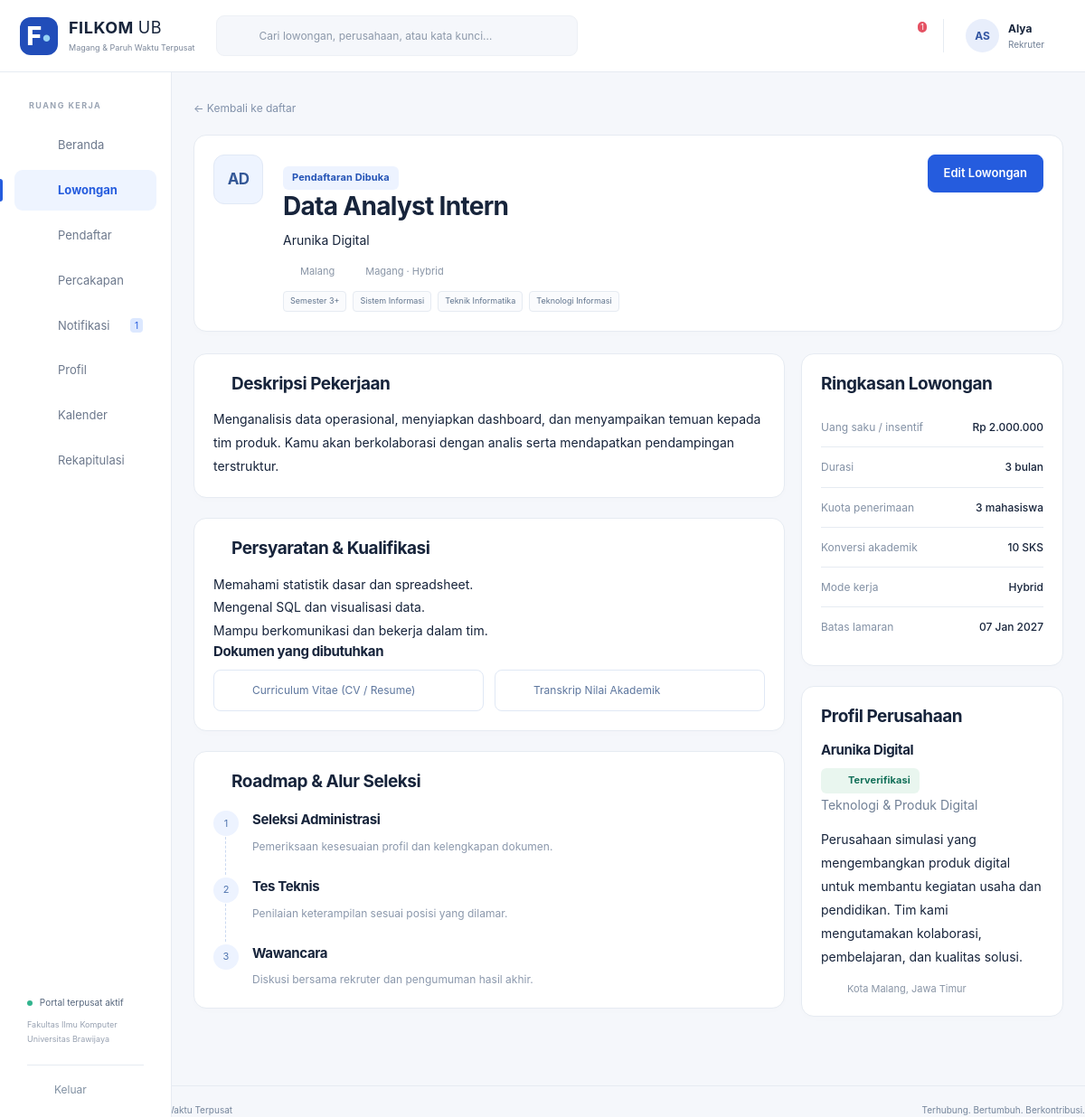
Page /index.php?r=lowongan/detail&id=1 (signed in) on the committed database.
### tables this page shows
CREATE TABLE AKUN (
 idAkun INT AUTO_INCREMENT PRIMARY KEY, username VARCHAR(100) NOT NULL UNIQUE, email VARCHAR(100) NOT NULL UNIQUE,
 passwordHash VARCHAR(255) NOT NULL, namaPengguna VARCHAR(100) NOT NULL,
 role ENUM('Mahasiswa','Rekruter','Admin') NOT NULL, aktif TINYINT(1) NOT NULL DEFAULT 1,
 idMahasiswa INT NULL UNIQUE,idPerusahaan INT NULL,
 FOREIGN KEY(idMahasiswa) REFERENCES MAHASISWA(idMahasiswa), FOREIGN KEY(idPerusahaan) REFERENCES PERUSAHAAN(idPerusahaan),
 CONSTRAINT CK_AKUN_ROLE CHECK ((role='Mahasiswa' AND idMahasiswa IS NOT NULL AND idPerusahaan IS NULL) OR (role='Rekruter' AND idPerusahaan IS NOT NULL AND idMahasiswa IS NULL) OR (role='Admin' AND idMahasiswa IS NULL AND idPerusahaan IS NULL))
);

CREATE TABLE LOWONGAN (
 idLowongan INT AUTO_INCREMENT PRIMARY KEY,namaLowongan VARCHAR(100) NOT NULL,jenisPekerjaan VARCHAR(50) NOT NULL,
 modeKerja VARCHAR(50) NOT NULL,lokasiPenempatan VARCHAR(100) NOT NULL,tingkatSemesterMinimal INT NOT NULL,
 targetJurusan TEXT NOT NULL,deskripsi TEXT NOT NULL,dokumenPersyaratan TEXT NOT NULL,
 statusLowongan VARCHAR(20) NOT NULL DEFAULT 'Draf',tanggalDibuat DATETIME NOT NULL DEFAULT CURRENT_TIMESTAMP,idPerusahaan INT NOT NULL,
 batasLamaran DATE NULL,kuota INT NOT NULL DEFAULT 1,durasiBulan INT NOT NULL DEFAULT 3,
 uangSaku DECIMAL(12,0) NOT NULL DEFAULT 0,konversiSKS INT NOT NULL DEFAULT 0,kualifikasi TEXT,dihapusPada DATETIME NULL,
 FOREIGN KEY(idPerusahaan) REFERENCES PERUSAHAAN(idPerusahaan), INDEX IDX_LOWONGAN_STATUS(statusLowongan,idPerusahaan)
);

CREATE TABLE PERUSAHAAN (
 idPerusahaan INT AUTO_INCREMENT PRIMARY KEY, namaPerusahaan VARCHAR(100) NOT NULL,
 alamat TEXT NOT NULL, emailPerusahaan VARCHAR(100) NOT NULL UNIQUE,
 statusVerifikasi VARCHAR(20) NOT NULL DEFAULT 'Menunggu', bidangUsaha VARCHAR(100) NOT NULL DEFAULT '',
 kontak VARCHAR(30) NOT NULL DEFAULT '', deskripsi TEXT, website VARCHAR(250) NOT NULL DEFAULT '',
 catatanVerifikasi TEXT, dihapusPada DATETIME NULL, dibuatPada DATETIME NOT NULL DEFAULT CURRENT_TIMESTAMP
);

### app/Core/View.php (called while the page is built, shortened)
<?php
final class View  {
    public static function render(string $template,array $viewData=[]):void {
        extract($viewData,EXTR_SKIP);
        $currentUser=Auth::user();
        $unread=$currentUser?Notifikasi::belumDibaca((int)$currentUser['idAkun']):0;
        require ROOT.'/app/Views/layout/header.php';
        require ROOT.'/app/Views/'.$template.'.php';
        require ROOT.'/app/Views/layout/footer.php';
    }
}

### app/Boundaries/DetailLowonganPage.php (called while the page is built, shortened)
<?php
final class DetailLowonganPage  {
    public static function bukaDetailLowongan(int $idLowongan):void {
        (new LowonganController())->getDetailLowongan($idLowongan);
    }
    public static function tampilkanDetail(Lowongan $lowongan,string $pesan):void {
        View::render('lowongan/detail',['title'=>$lowongan['namaLowongan'],'lowongan'=>$lowongan,'pesan'=>$pesan,'lamaranSaya'=>Auth::user()['role']==='Mahasiswa'?Database::one("SELECT idLamaran FROM LAMARAN WHERE idMahasiswa=? AND idLowongan=? AND statusLamaran<>'Draf'",[Auth::mahasiswaId(),$lowongan['idLowongan']]):null,'tahapan'=>TahapSeleksi::getTahapByLowongan((int)$lowongan['idLowongan'])]);
    }
}

### app/Controllers/LowonganController.php (called while the page is built, shortened)
<?php
final class LowonganController  {
    public function getDetailLowongan(int $idLowongan):void {
        $l=Lowongan::getLowonganById($idLowongan);
        DetailLowonganPage::tampilkanDetail($l,'');
    }
}

### public/index.php (called while the page is built, shortened)
<?php
require dirname(__DIR__).'/app/bootstrap.php';
$route=query('r','dashboard');
[$allowedMethod,$roles,$handler]=$routes[$route];
if($roles)Auth::require($roles);
try {
    $handler();
}
catch(DomainException $e) {
    fail(422,$e->getMessage());
}

### app/Core/Auth.php (called while the page is built, shortened)
<?php
final class Auth  {
    private static array|false|null $cached=null;
    public static function user():?array {
        if(self::$cached===null) {
            self::$cached=isset($_SESSION['idAkun'])?Akun::getAkun((int)$_SESSION['idAkun']):false;
        }
        return self::$cached?:null;
    }
    public static function require(array $roles=[]):array {
        $u=self::user();
        return $u;
    }
}

### app/bootstrap.php (called while the page is built, shortened)
<?php
spl_autoload_register(function(string $class):void {
    foreach(['Core','Models','Controllers','Boundaries'] as $dir) {
        $file=ROOT.'/app/'.$dir.'/'.$class.'.php';
        if(is_file($file)) {
            return;
        }
    }
}
);
require ROOT.'/app/Core/helpers.php';

### config/database.php (called while the page is built)
<?php
return [ 'host' => getenv('DB_HOST') ?: '127.0.0.1', 'port' => getenv('DB_PORT') ?: '3306', 'name' => getenv('DB_NAME') ?: 'rsi_filkom', 'user' => getenv('DB_USER') ?: 'root', 'password' => getenv('DB_PASSWORD') !== false ? getenv('DB_PASSWORD') : '', ];

### app/Core/Database.php (called while the page is built, shortened)
<?php
final class Database  {
    private static ?PDO $pdo = null;
    public static function get(): PDO  {
        if (!self::$pdo)  {
            $c = require ROOT . '/config/database.php';
            self::$pdo = new PDO("mysql:host={$c['host']};port={$c['port']};dbname={$c['name']};charset=utf8mb4", $c['user'], $c['password'], [PDO::ATTR_ERRMODE=>PDO::ERRMODE_EXCEPTION, PDO::ATTR_DEFAULT_FETCH_MODE=>PDO::FETCH_ASSOC, PDO::ATTR_EMULATE_PREPARES=>false]);
            self::$pdo->exec("SET time_zone = '+07:00'");
        }
        return self::$pdo;
    }
    public static function query(string $sql, array $values = []): PDOStatement  {
        $s=self::get()->prepare($sql);
        $s->execute($values);
        return $s;
    }
    public static function all(string $sql,array $p=[]):array  {
        return self::query($sql,$p)->fetchAll();
    }
    public static function one(string $sql,array $p=[]):?array  {
        return self::query($sql,$p)->fetch() ?: null;
    }
    public static function value(string $sql,array $p=[]):mixed  {
        return self::query($sql,$p)->fetchColumn();
    }
}

### app/Models/Akun.php (called while the page is built, shortened)
<?php
final class Akun  {
    public static function getAkun(int $id):?array  {
        return Database::one('SELECT a.*,p.statusVerifikasi,p.dihapusPada,p.namaPerusahaan FROM AKUN a LEFT JOIN PERUSAHAAN p ON p.idPerusahaan=a.idPerusahaan WHERE a.idAkun=?',[$id]);
    }
}

### app/Models/Notifikasi.php (called while the page is built, shortened)
<?php
final class Notifikasi  {
    public static function belumDibaca(int $id):int {
        return (int)Database::value('SELECT COUNT(*) FROM NOTIFIKASI WHERE idPenerima=? AND sudahDibaca=0',[$id]);
    }
}

### app/Models/Lowongan.php (called while the page is built, shortened)
<?php
final class Lowongan extends Entity  {
    private static function ambil(string $where,array $p=[]):array {
        return array_map(fn($r)=>new self($r),Database::all('SELECT l.*,p.namaPerusahaan,p.statusVerifikasi,p.bidangUsaha,p.alamat,p.website,p.deskripsi deskripsiPerusahaan,(SELECT COUNT(*) FROM LAMARAN a WHERE a.idLowongan=l.idLowongan AND a.statusLamaran<>\'Draf\') jumlahPendaftar FROM LOWONGAN l JOIN PERUSAHAAN p ON p.idPerusahaan=l.idPerusahaan WHERE '.$where.' ORDER BY l.tanggalDibuat DESC,l.idLowongan DESC',$p));
    }
    public static function getLowonganById(int $idLowongan):?self {
        return self::ambil('l.idLowongan=?',[$idLowongan])[0]??null;
    }
    public function tersedia():bool {
        return $this['statusLowongan']==='Aktif'&&!$this['dihapusPada']&&$this['statusVerifikasi']==='Terverifikasi'&&(!$this['batasLamaran']||$this['batasLamaran']>=date('Y-m-d'));
    }
}

### app/Core/Entity.php (called while the page is built, shortened)
<?php
abstract class Entity implements ArrayAccess  {
    protected array $data;
    public function __construct(array $data=[])  {
        $this->data=$data;
        foreach(['targetJurusan','dokumenPersyaratan'] as $key) if(isset($this->data[$key]) && is_string($this->data[$key])) $this->data[$key]=json_decode($this->data[$key],true,512,JSON_THROW_ON_ERROR);
    }
    public function get(string $key,mixed $default=null):mixed  {
        return $this->data[$key]??$default;
    }
    public function offsetGet(mixed $offset):mixed {
        return $this->get((string)$offset);
    }
}

### app/Models/TahapSeleksi.php (called while the page is built, shortened)
<?php
final class TahapSeleksi extends Entity  {
    public static function getTahapByLowongan(int $idLowongan):array {
        return array_map(fn($r)=>new self($r),Database::all('SELECT * FROM `TAHAP SELEKSI` WHERE idLowongan=? ORDER BY urutan',[$idLowongan]));
    }
}

### app/Views/lowongan/detail.php (the view)
<a class="back-link" href="<?= e(url($currentUser['role']==='Admin'?'perusahaan':'lowongan')) ?>">← Kembali ke daftar</a>
<section class="card job-detail-hero"><div class="company-avatar large"><?= e(initials($lowongan['namaPerusahaan'])) ?></div><div><div class="tags"><?= badge($lowongan->tersedia()?'Pendaftaran Dibuka':$lowongan['statusLowongan']) ?></div><h1><?= e($lowongan['namaLowongan']) ?></h1><p><?= e($lowongan['namaPerusahaan']) ?></p><div class="job-meta"><span><?= icon('location') ?><?= e($lowongan['lokasiPenempatan']) ?></span><span><?= icon('briefcase') ?><?= e($lowongan['jenisPekerjaan']) ?> · <?= e($lowongan['modeKerja']) ?></span></div><div class="tags"><span>Semester <?= e($lowongan['tingkatSemesterMinimal']) ?>+</span><?php foreach($lowongan['targetJurusan'] as $j):?><span><?= e($j) ?></span><?php endforeach;?></div></div><div class="hero-action"><?php if($currentUser['role']==='Mahasiswa'):?><?php if($pesan):?><p class="success-text"><?= icon('check') ?><?= e($pesan) ?></p><?php $my=$lamaranSaya;?><a class="button secondary" href="<?= e(url('lamaran/detail',['id'=>$my['idLamaran']])) ?>">Lihat Progres <?= icon('arrow') ?></a><?php else:?><a class="button" href="<?= e(url('lamaran/form',['id'=>$lowongan['idLowongan']])) ?>">Daftar Lowongan <?= icon('arrow') ?></a><small>Siapkan CV dan dokumen persyaratanmu.</small><?php endif;?><?php elseif($currentUser['role']==='Rekruter'):?><a class="button" href="<?= e(url('lowongan/form',['id'=>$lowongan['idLowongan'],'baru'=>1])) ?>">Edit Lowongan</a><?php endif;?></div></section>
<div class="content-with-aside"><div class="stack"><section class="card"><h2 class="icon-heading"><?= icon('file') ?>Deskripsi Pekerjaan</h2><div class="prose"><?= nl2br(e($lowongan['deskripsi'])) ?></div></section><section class="card"><h2 class="icon-heading"><?= icon('check') ?>Persyaratan &amp; Kualifikasi</h2><div class="prose"><?= nl2br(e($lowongan['kualifikasi']?:'Lihat deskripsi pekerjaan dan persyaratan dokumen di bawah.')) ?></div><h3>Dokumen yang dibutuhkan</h3><div class="document-grid"><?php foreach($lowongan['dokumenPersyaratan'] as $d):?><div class="document-tag"><?= icon('file') ?><?= e(documentOptions()[$d]??$d) ?></div><?php endforeach;?></div></section><section class="card"><h2 class="icon-heading"><?= icon('chart') ?>Roadmap &amp; Alur Seleksi</h2><ol class="vertical-timeline"><?php foreach($tahapan as $t):?><li><span><?= (int)$t['urutan'] ?></span><div><h3><?= e($t['namaTahap']) ?></h3><p><?= e($t['keterangan']) ?></p></div></li><?php endforeach;?></ol></section></div><aside class="stack"><section class="card"><h2>Ringkasan Lowongan</h2><dl class="summary-list"><?php foreach(['Uang saku / insentif'=>rupiah($lowongan['uangSaku']),'Durasi'=>$lowongan['durasiBulan'].' bulan','Kuota penerimaan'=>$lowongan['kuota'].' mahasiswa','Konversi akademik'=>$lowongan['konversiSKS'].' SKS','Mode kerja'=>$lowongan['modeKerja'],'Batas lamaran'=>tanggal($lowongan['batasLamaran'])] as $k=>$v):?><div><dt><?= e($k) ?></dt><dd><?= e($v) ?></dd></div><?php endforeach;?></dl></section><section class="card"><h2>Profil Perusahaan</h2><h3><?= e($lowongan['namaPerusahaan']) ?></h3><span class="badge green"><?= icon('shield') ?><?= e($lowongan['statusVerifikasi']) ?></span><p class="muted"><?= e($lowongan['bidangUsaha']) ?></p><p class="prose"><?= e($lowongan['deskripsiPerusahaan']) ?></p><p class="job-meta"><?= icon('location') ?><?= e($lowongan['alamat']) ?></p><?php if($lowongan['website']&&safeUrl($lowongan['website'])):?><a href="<?= e($lowongan['website']) ?>" target="_blank" rel="noopener noreferrer">Website perusahaan ↗</a><?php endif;?></section></aside></div>

### app/Views/layout/header.php (shortened to what this page needs)
<!doctype html>
<html lang="id"><head><meta charset="utf-8"><meta name="viewport" content="width=device-width,initial-scale=1">
<title><?= e($title) ?> · FILKOM Connect</title><link rel="stylesheet" href="assets/app.css">
</head><body>
<?php if($currentUser): $role=$currentUser['role'];$r=query('r','dashboard'); ?>
<header class="topbar"><a class="brand" href="<?= e(url()) ?>"><span class="brand-icon">F<span>•</span></span><span><strong>FILKOM <span class="brand-light">UB</span></strong><small>Magang &amp; Paruh Waktu Terpusat</small></span></a>
<form class="global-search" action="index.php" method="get"><input type="hidden" name="r" value="<?= $role==='Admin'?'perusahaan':'lowongan' ?>"><?= icon('search') ?><input aria-label="Pencarian global" name="keyword" placeholder="Cari lowongan, perusahaan, atau kata kunci…" value="<?= e(query('keyword')) ?>"><button class="icon-button" aria-label="Cari"><?= icon('arrow') ?></button></form>
<div class="top-actions"><form class="mobile-logout" method="post" action="<?= e(url('logout')) ?>"><?= csrf() ?><button class="icon-button" aria-label="Keluar"><?= icon('logout') ?></button></form><a class="notification-button" href="<?= e(url('notifikasi')) ?>" aria-label="Notifikasi, <?= $unread ?> belum dibaca"><?= icon('bell') ?><?php if($unread):?><span class="counter"><?= $unread>99?'99+':$unread ?></span><?php endif;?></a><div class="user-summary"><span class="avatar"><?= e(initials($currentUser['namaPengguna'])) ?></span><span><strong><?= e(explode(' ',$currentUser['namaPengguna'])[0]) ?></strong><small><?= e($role) ?></small></span></div></div></header>
<aside class="sidebar"><div class="sidebar-label">RUANG KERJA</div><nav aria-label="Navigasi utama">
<?php $nav=[['dashboard','home','Beranda']];
if($role==='Rekruter')$nav=[...$nav,['lowongan','briefcase','Lowongan'],['pendaftar','user','Pendaftar'],['chat','chat','Percakapan']];
$nav[]=['notifikasi','bell','Notifikasi'];$nav[]=['profil','user','Profil'];
if($role!=='Admin')$nav[]=['kalender','calendar','Kalender'];
if($role!=='Mahasiswa')$nav[]=['rekapitulasi','chart','Rekapitulasi'];
foreach($nav as [$link,$ic,$label]):$active=explode('/',$r)[0]===$link||($link==='pendaftar'&&str_starts_with($r,'seleksi')); ?>
<a href="<?= e(url($link)) ?>" class="nav-link <?= $active?'active':'' ?>" <?= $active?'aria-current="page"':'' ?>><?= icon($ic) ?><span><?= e($label) ?></span><?php if($link==='notifikasi'&&$unread):?><span class="nav-count"><?= $unread ?></span><?php endif;?></a>
<?php endforeach;?></nav><div class="sidebar-bottom"><div class="portal-status"><i></i> Portal terpusat aktif<small>Fakultas Ilmu Komputer<br>Universitas Brawijaya</small></div><form method="post" action="<?= e(url('logout')) ?>"><?= csrf() ?><button class="logout"><?= icon('logout') ?> Keluar</button></form></div></aside>
<main id="main" class="main-content">
<?php else: ?><main id="main" class="public-main"><?php endif; ?>

### rows in the picture
akun: namaPengguna "AS", namaPengguna "Alya", role "Rekruter"
lowongan: idPerusahaan.namaPerusahaan "AD", namaLowongan "Data Analyst Intern", idPerusahaan.namaPerusahaan "Arunika Digital", lokasiPenempatan "Malang", jenisPekerjaan "Magang", modeKerja "Hybrid", tingkatSemesterMinimal "3", deskripsi "Menganalisis data operasional, menyiapkan dashboard, dan menyampaikan temuan kepada tim produk. Kamu akan berkolaborasi dengan analis serta mendapatkan pendampingan terstruktur.", kualifikasi "Memahami statistik dasar dan spreadsheet. Mengenal SQL dan visualisasi data. Mampu berkomunikasi dan bekerja dalam tim.", idPerusahaan.statusVerifikasi "Terverifikasi", idPerusahaan.bidangUsaha "Teknologi & Produk Digital", idPerusahaan.deskripsi "Perusahaan simulasi yang mengembangkan produk digital untuk membantu kegiatan usaha dan pendidikan. Tim kami mengutamakan kolaborasi, pembelajaran, dan kualitas solusi.", idPerusahaan.alamat "Kota Malang, Jawa Timur"
tahap seleksi: urutan "1", namaTahap "Seleksi Administrasi", keterangan "Pemeriksaan kesesuaian profil dan kelengkapan dokumen."
tahap seleksi: urutan "2", namaTahap "Tes Teknis", keterangan "Penilaian keterampilan sesuai posisi yang dilamar."
tahap seleksi: urutan "3", namaTahap "Wawancara", keterangan "Diskusi bersama rekruter dan pengumuman hasil akhir."

### other values in the picture
$unread "1"
$label "Beranda"
$label "Lowongan"
$label "Pendaftar"
$label "Percakapan"
$label "Notifikasi"
$label "Profil"
$label "Kalender"
$label "Rekapitulasi"
$s "Pendaftaran Dibuka"
$j "Sistem Informasi"
$j "Teknik Informatika"
$j "Teknologi Informasi"
documentOptions()[$d] "Curriculum Vitae (CV / Resume)"
documentOptions()[$d] "Transkrip Nilai Akademik"
